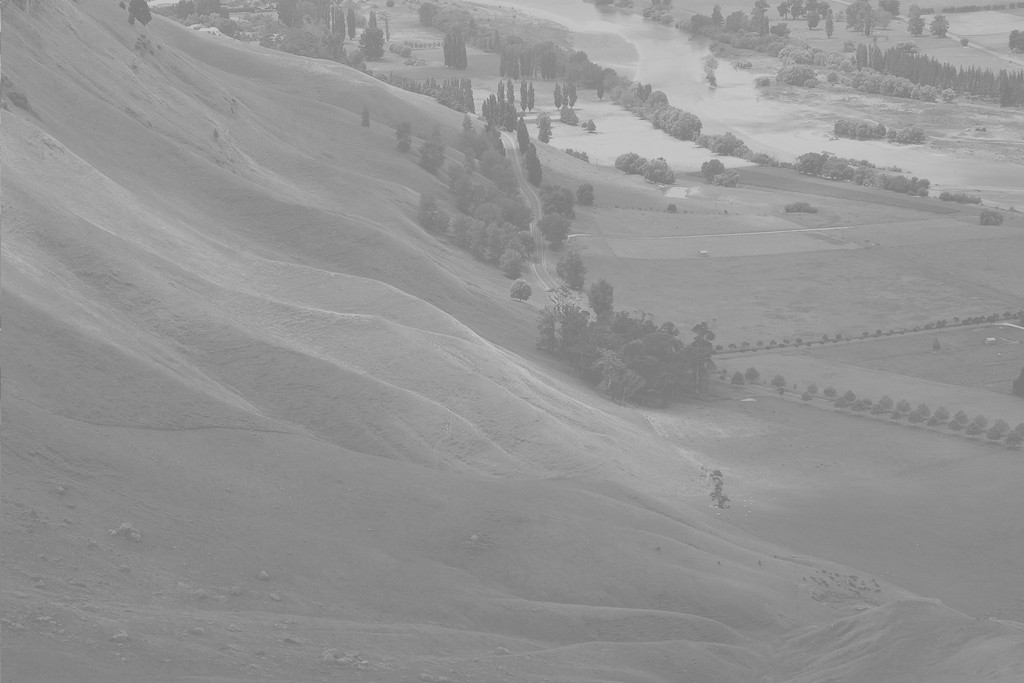
#> input picture Object Tracking Experiments/host.jpg, 1024 x 683 px
$ python histogramEq.py
#> lines starting #> are read from the running program, lines starting #| are printed output that depends on the picture
#Histogram Equalization

import cv2
from matplotlib import pyplot as plt
from matplotlib import gridspec
import matplotlib.cm as cm
import numpy as np


G = 256

img  = cv2.imread('host.jpg',0) #1 is for gray-scale
#> img is the input picture: shape (683, 1024); min 114, max 208, mean 148

copy = img

N = img.shape[0]
#> N = 683
M = img.shape[1]
#> M = 1024

H  = np.zeros(G)
Hc = np.zeros(G)
T  = np.zeros(G)
P  = np.zeros(G)


#plt.subplot(120),plt.imshow(img),plt.title('Original')
gs = gridspec.GridSpec(3,2,width_ratios=[1,1],height_ratios=[1,1,1])

ax1 = plt.subplot(gs[0])
ax1.imshow(img, cmap = cm.gray)
ax1.set_label('Original Image')

for i in range(N):
    for j in range(M):
        H[img[i][j]]+=1

ax2 = plt.subplot(gs[1])
ax2.set_label('Original Histogram')
ax2.plot(H)

#Generating the cumulative histogram
Hc[0]= H[0]
for i in range(1,G):
    Hc[i] = H[i] + Hc[i-1]
#> after the loop, Hc = 256 values from 0 to 699392

ax3 = plt.subplot(gs[2])
ax3.set_label('Cumulative Histogram')
ax3.plot(Hc)

equ = cv2.equalizeHist(img)
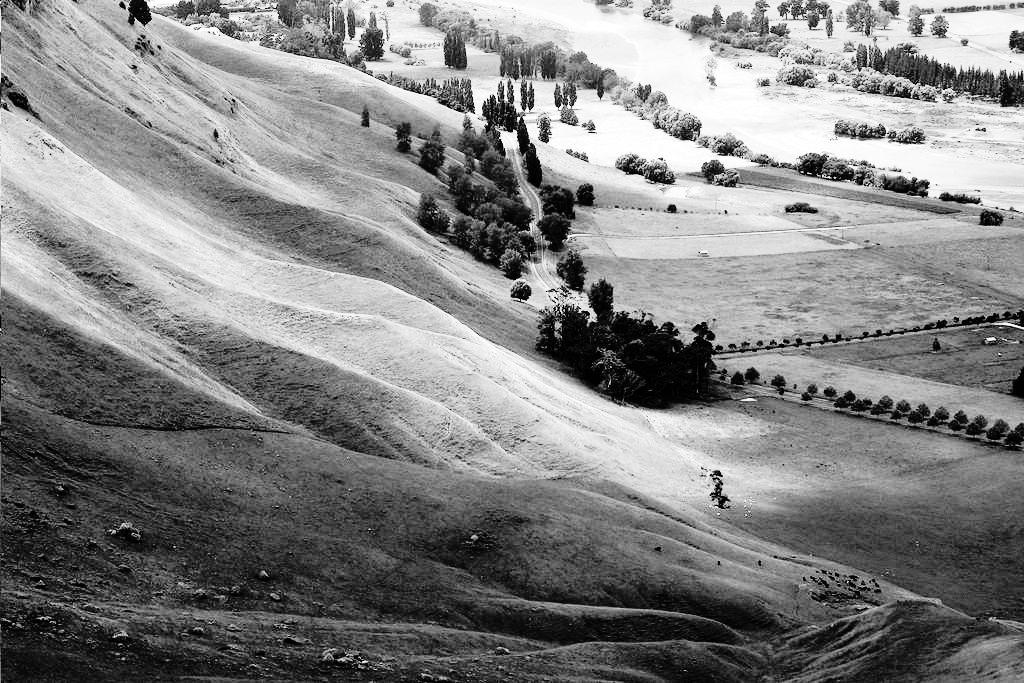
#> equ: shape (683, 1024); min 0, max 255, mean 130.5


#generating the cost histogram
X = (255.0/(N*M))
#> X = 0.000365
for i in range(G):
    T[i] = round(X*Hc[i])
#> after the loop, T = 256 values from 0 to 255

ax4 = plt.subplot(gs[3])
ax4.set_label('Transformation Histogram')
ax4.plot(T)

#plt.show()

#reforming image

for i in range(N):
    for j in range(M):
        copy[i][j] = T[copy[i][j]]


ax5 = plt.subplot(gs[4])
ax5.set_label('Enhanced Image')
ax5.imshow(copy, cmap = cm.gray)


for i in range(N):
    for j in range(M):
        P[copy[i][j]]+=1

ax6 = plt.subplot(gs[5])
ax6.set_label('Enhanced Histogram')
ax6.plot(P)
plt.show()
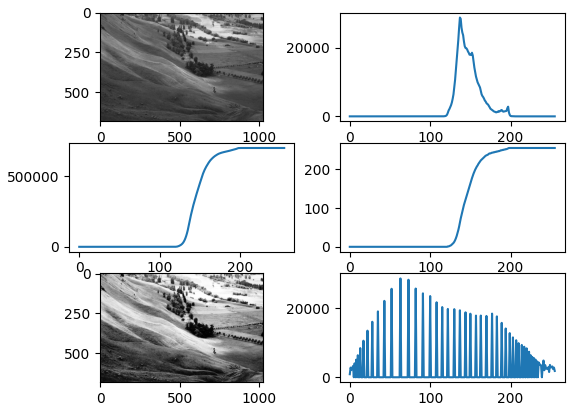
#> figure drawn by matplotlib, 6 panels; panel 2: curve peaks at x = 137, y = 28701; panel 3: curve peaks at x = 208, y = 699392; panel 4: curve peaks at x = 198, y = 255; panel 6: curve peaks at x = 63, y = 28701
